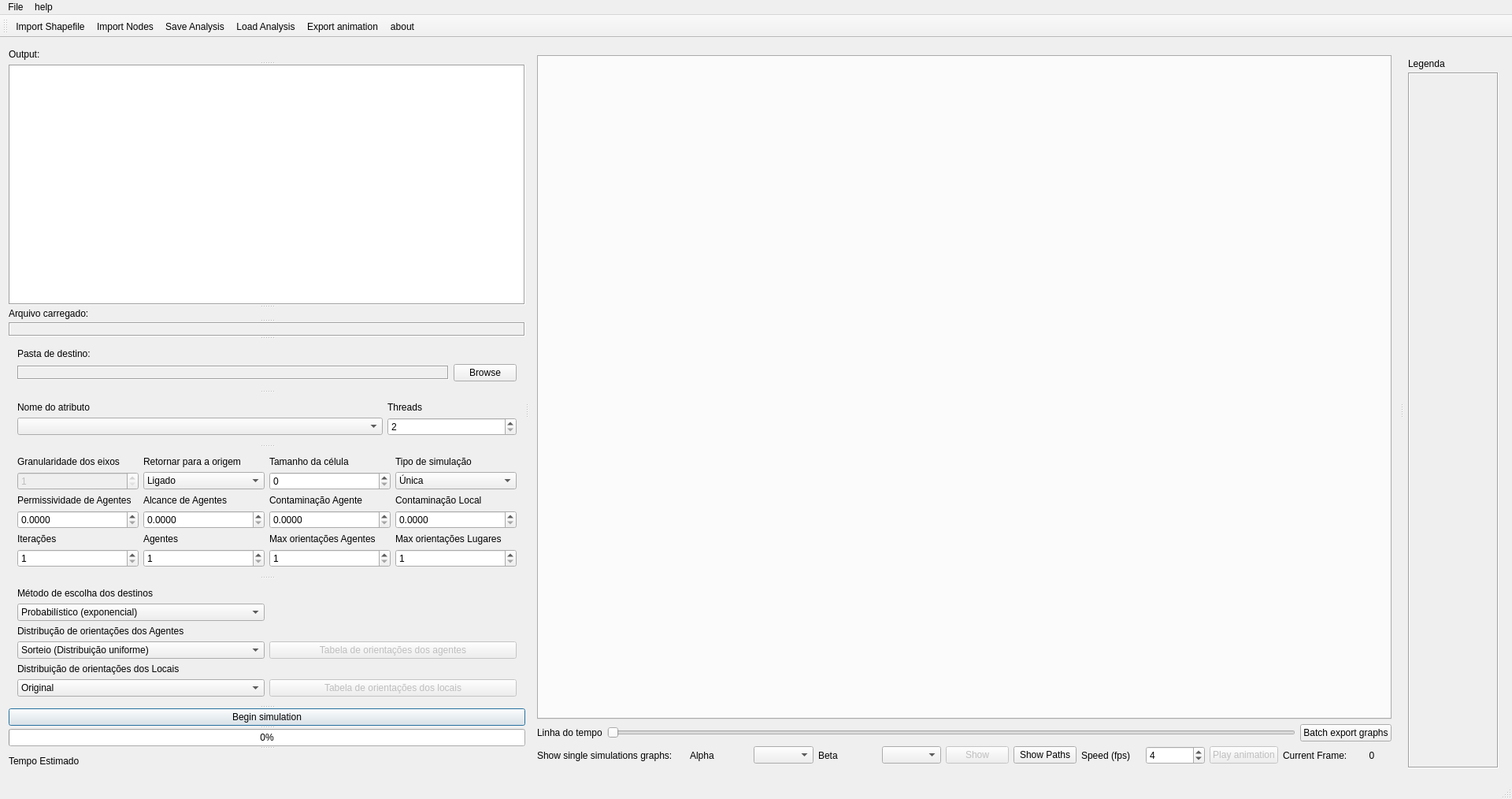
<?xml version="1.0" encoding="UTF-8"?>
<ui version="4.0">
 <class>URBAN_ABM_QTClass</class>
 <widget class="QMainWindow" name="URBAN_ABM_QTClass">
  <property name="geometry">
   <rect>
    <x>0</x>
    <y>0</y>
    <width>1920</width>
    <height>1014</height>
   </rect>
  </property>
  <property name="sizePolicy">
   <sizepolicy hsizetype="MinimumExpanding" vsizetype="MinimumExpanding">
    <horstretch>100</horstretch>
    <verstretch>100</verstretch>
   </sizepolicy>
  </property>
  <property name="minimumSize">
   <size>
    <width>1002</width>
    <height>625</height>
   </size>
  </property>
  <property name="windowTitle">
   <string>ABM Urban Simulation Tool</string>
  </property>
  <property name="iconSize">
   <size>
    <width>96</width>
    <height>96</height>
   </size>
  </property>
  <widget class="QWidget" name="centralWidget">
   <property name="sizePolicy">
    <sizepolicy hsizetype="MinimumExpanding" vsizetype="MinimumExpanding">
     <horstretch>100</horstretch>
     <verstretch>100</verstretch>
    </sizepolicy>
   </property>
   <property name="minimumSize">
    <size>
     <width>1002</width>
     <height>625</height>
    </size>
   </property>
   <property name="sizeIncrement">
    <size>
     <width>1000</width>
     <height>1000</height>
    </size>
   </property>
   <layout class="QGridLayout" name="gridLayout_4">
    <item row="0" column="0">
     <widget class="QSplitter" name="splitter_2">
      <property name="sizePolicy">
       <sizepolicy hsizetype="Expanding" vsizetype="Expanding">
        <horstretch>100</horstretch>
        <verstretch>100</verstretch>
       </sizepolicy>
      </property>
      <property name="sizeIncrement">
       <size>
        <width>1</width>
        <height>1</height>
       </size>
      </property>
      <property name="orientation">
       <enum>Qt::Orientation::Horizontal</enum>
      </property>
      <widget class="QSplitter" name="splitter">
       <property name="enabled">
        <bool>true</bool>
       </property>
       <property name="sizePolicy">
        <sizepolicy hsizetype="Expanding" vsizetype="Expanding">
         <horstretch>0</horstretch>
         <verstretch>0</verstretch>
        </sizepolicy>
       </property>
       <property name="orientation">
        <enum>Qt::Orientation::Vertical</enum>
       </property>
       <widget class="QLabel" name="label_18">
        <property name="sizePolicy">
         <sizepolicy hsizetype="Minimum" vsizetype="Preferred">
          <horstretch>0</horstretch>
          <verstretch>0</verstretch>
         </sizepolicy>
        </property>
        <property name="minimumSize">
         <size>
          <width>0</width>
          <height>19</height>
         </size>
        </property>
        <property name="text">
         <string>Output:</string>
        </property>
       </widget>
       <widget class="QTextEdit" name="textEdit">
        <property name="sizePolicy">
         <sizepolicy hsizetype="Minimum" vsizetype="Expanding">
          <horstretch>100</horstretch>
          <verstretch>100</verstretch>
         </sizepolicy>
        </property>
        <property name="minimumSize">
         <size>
          <width>0</width>
          <height>0</height>
         </size>
        </property>
        <property name="frameShape">
         <enum>QFrame::Shape::Box</enum>
        </property>
       </widget>
       <widget class="QLabel" name="label_28">
        <property name="text">
         <string>Arquivo carregado:</string>
        </property>
       </widget>
       <widget class="QLabel" name="label_15">
        <property name="sizePolicy">
         <sizepolicy hsizetype="Minimum" vsizetype="Preferred">
          <horstretch>0</horstretch>
          <verstretch>0</verstretch>
         </sizepolicy>
        </property>
        <property name="frameShape">
         <enum>QFrame::Shape::Box</enum>
        </property>
        <property name="frameShadow">
         <enum>QFrame::Shadow::Sunken</enum>
        </property>
        <property name="text">
         <string/>
        </property>
       </widget>
       <widget class="QWidget" name="gridLayoutWidget">
        <layout class="QGridLayout" name="gridLayout_3" rowstretch="1,0" columnstretch="1,0">
         <property name="sizeConstraint">
          <enum>QLayout::SizeConstraint::SetDefaultConstraint</enum>
         </property>
         <item row="1" column="0">
          <widget class="QLabel" name="label_17">
           <property name="sizePolicy">
            <sizepolicy hsizetype="Expanding" vsizetype="Maximum">
             <horstretch>0</horstretch>
             <verstretch>0</verstretch>
            </sizepolicy>
           </property>
           <property name="maximumSize">
            <size>
             <width>800</width>
             <height>18</height>
            </size>
           </property>
           <property name="autoFillBackground">
            <bool>false</bool>
           </property>
           <property name="frameShape">
            <enum>QFrame::Shape::Box</enum>
           </property>
           <property name="frameShadow">
            <enum>QFrame::Shadow::Sunken</enum>
           </property>
           <property name="text">
            <string/>
           </property>
          </widget>
         </item>
         <item row="1" column="1">
          <widget class="QPushButton" name="pushButton_2">
           <property name="sizePolicy">
            <sizepolicy hsizetype="Fixed" vsizetype="Maximum">
             <horstretch>0</horstretch>
             <verstretch>0</verstretch>
            </sizepolicy>
           </property>
           <property name="maximumSize">
            <size>
             <width>16777215</width>
             <height>30</height>
            </size>
           </property>
           <property name="text">
            <string>Browse</string>
           </property>
          </widget>
         </item>
         <item row="0" column="0">
          <widget class="QLabel" name="label_14">
           <property name="sizePolicy">
            <sizepolicy hsizetype="Expanding" vsizetype="Maximum">
             <horstretch>0</horstretch>
             <verstretch>0</verstretch>
            </sizepolicy>
           </property>
           <property name="maximumSize">
            <size>
             <width>16777215</width>
             <height>18</height>
            </size>
           </property>
           <property name="text">
            <string>Pasta de destino:</string>
           </property>
          </widget>
         </item>
        </layout>
       </widget>
       <widget class="QWidget" name="gridLayoutWidget_3">
        <layout class="QGridLayout" name="gridLayout_17">
         <item row="1" column="0">
          <widget class="QComboBox" name="comboBox_2">
           <property name="sizePolicy">
            <sizepolicy hsizetype="Minimum" vsizetype="Maximum">
             <horstretch>0</horstretch>
             <verstretch>0</verstretch>
            </sizepolicy>
           </property>
           <property name="editable">
            <bool>false</bool>
           </property>
           <property name="currentText">
            <string/>
           </property>
           <property name="duplicatesEnabled">
            <bool>false</bool>
           </property>
           <property name="modelColumn">
            <number>2</number>
           </property>
          </widget>
         </item>
         <item row="0" column="0">
          <widget class="QLabel" name="label_11">
           <property name="sizePolicy">
            <sizepolicy hsizetype="Minimum" vsizetype="Maximum">
             <horstretch>0</horstretch>
             <verstretch>0</verstretch>
            </sizepolicy>
           </property>
           <property name="maximumSize">
            <size>
             <width>16777215</width>
             <height>18</height>
            </size>
           </property>
           <property name="text">
            <string>Nome do atributo</string>
           </property>
          </widget>
         </item>
         <item row="0" column="1">
          <widget class="QLabel" name="label_31">
           <property name="text">
            <string>Threads</string>
           </property>
          </widget>
         </item>
         <item row="1" column="1">
          <widget class="MouseOnlySpinBox" name="spinBox_9">
           <property name="maximumSize">
            <size>
             <width>164</width>
             <height>16777215</height>
            </size>
           </property>
           <property name="readOnly">
            <bool>false</bool>
           </property>
           <property name="keyboardTracking">
            <bool>false</bool>
           </property>
           <property name="minimum">
            <number>2</number>
           </property>
           <property name="maximum">
            <number>64</number>
           </property>
           <property name="singleStep">
            <number>2</number>
           </property>
          </widget>
         </item>
        </layout>
       </widget>
       <widget class="QWidget" name="layoutWidget">
        <layout class="QGridLayout" name="gridLayout" rowstretch="0,0,0,0,0,0,0,0,0,0,0" columnstretch="0,0,0,0">
         <property name="sizeConstraint">
          <enum>QLayout::SizeConstraint::SetNoConstraint</enum>
         </property>
         <item row="7" column="2">
          <widget class="QLabel" name="label_3">
           <property name="sizePolicy">
            <sizepolicy hsizetype="Minimum" vsizetype="Maximum">
             <horstretch>0</horstretch>
             <verstretch>0</verstretch>
            </sizepolicy>
           </property>
           <property name="maximumSize">
            <size>
             <width>16777215</width>
             <height>18</height>
            </size>
           </property>
           <property name="text">
            <string>Contaminação Agente</string>
           </property>
          </widget>
         </item>
         <item row="8" column="0">
          <widget class="QDoubleSpinBox" name="doubleSpinBox">
           <property name="sizePolicy">
            <sizepolicy hsizetype="Minimum" vsizetype="Maximum">
             <horstretch>0</horstretch>
             <verstretch>0</verstretch>
            </sizepolicy>
           </property>
           <property name="decimals">
            <number>4</number>
           </property>
           <property name="singleStep">
            <double>0.100000000000000</double>
           </property>
          </widget>
         </item>
         <item row="9" column="0">
          <widget class="QLabel" name="label_5">
           <property name="sizePolicy">
            <sizepolicy hsizetype="Minimum" vsizetype="Maximum">
             <horstretch>0</horstretch>
             <verstretch>0</verstretch>
            </sizepolicy>
           </property>
           <property name="maximumSize">
            <size>
             <width>16777215</width>
             <height>18</height>
            </size>
           </property>
           <property name="text">
            <string>Iterações</string>
           </property>
          </widget>
         </item>
         <item row="5" column="1">
          <widget class="QLabel" name="label_7">
           <property name="sizePolicy">
            <sizepolicy hsizetype="Minimum" vsizetype="Maximum">
             <horstretch>0</horstretch>
             <verstretch>0</verstretch>
            </sizepolicy>
           </property>
           <property name="maximumSize">
            <size>
             <width>16777215</width>
             <height>18</height>
            </size>
           </property>
           <property name="text">
            <string>Retornar para a origem</string>
           </property>
          </widget>
         </item>
         <item row="6" column="0">
          <widget class="QSpinBox" name="spinBox_5">
           <property name="enabled">
            <bool>false</bool>
           </property>
           <property name="sizePolicy">
            <sizepolicy hsizetype="Minimum" vsizetype="Maximum">
             <horstretch>0</horstretch>
             <verstretch>0</verstretch>
            </sizepolicy>
           </property>
           <property name="maximumSize">
            <size>
             <width>16777215</width>
             <height>30</height>
            </size>
           </property>
           <property name="minimum">
            <number>1</number>
           </property>
          </widget>
         </item>
         <item row="6" column="1">
          <widget class="QComboBox" name="comboBox_5">
           <property name="enabled">
            <bool>true</bool>
           </property>
           <property name="editable">
            <bool>false</bool>
           </property>
           <property name="currentText">
            <string>Ligado</string>
           </property>
           <item>
            <property name="text">
             <string>Ligado</string>
            </property>
           </item>
           <item>
            <property name="text">
             <string>Desligado</string>
            </property>
           </item>
          </widget>
         </item>
         <item row="7" column="0">
          <widget class="QLabel" name="label">
           <property name="sizePolicy">
            <sizepolicy hsizetype="Minimum" vsizetype="Maximum">
             <horstretch>0</horstretch>
             <verstretch>0</verstretch>
            </sizepolicy>
           </property>
           <property name="maximumSize">
            <size>
             <width>16777215</width>
             <height>18</height>
            </size>
           </property>
           <property name="text">
            <string>Permissividade de Agentes</string>
           </property>
          </widget>
         </item>
         <item row="8" column="2">
          <widget class="QDoubleSpinBox" name="doubleSpinBox_3">
           <property name="sizePolicy">
            <sizepolicy hsizetype="Minimum" vsizetype="Maximum">
             <horstretch>0</horstretch>
             <verstretch>0</verstretch>
            </sizepolicy>
           </property>
           <property name="decimals">
            <number>4</number>
           </property>
           <property name="singleStep">
            <double>0.100000000000000</double>
           </property>
          </widget>
         </item>
         <item row="7" column="1">
          <widget class="QLabel" name="label_2">
           <property name="sizePolicy">
            <sizepolicy hsizetype="Minimum" vsizetype="Maximum">
             <horstretch>0</horstretch>
             <verstretch>0</verstretch>
            </sizepolicy>
           </property>
           <property name="maximumSize">
            <size>
             <width>16777215</width>
             <height>18</height>
            </size>
           </property>
           <property name="text">
            <string>Alcance de Agentes</string>
           </property>
          </widget>
         </item>
         <item row="9" column="2">
          <widget class="QLabel" name="label_27">
           <property name="text">
            <string>Max orientações Agentes</string>
           </property>
          </widget>
         </item>
         <item row="8" column="3">
          <widget class="QDoubleSpinBox" name="doubleSpinBox_4">
           <property name="sizePolicy">
            <sizepolicy hsizetype="Minimum" vsizetype="Maximum">
             <horstretch>0</horstretch>
             <verstretch>0</verstretch>
            </sizepolicy>
           </property>
           <property name="decimals">
            <number>4</number>
           </property>
           <property name="singleStep">
            <double>0.100000000000000</double>
           </property>
          </widget>
         </item>
         <item row="10" column="3">
          <widget class="QSpinBox" name="spinBox_3">
           <property name="minimum">
            <number>1</number>
           </property>
           <property name="maximum">
            <number>100000</number>
           </property>
          </widget>
         </item>
         <item row="7" column="3">
          <widget class="QLabel" name="label_4">
           <property name="sizePolicy">
            <sizepolicy hsizetype="Minimum" vsizetype="Maximum">
             <horstretch>0</horstretch>
             <verstretch>0</verstretch>
            </sizepolicy>
           </property>
           <property name="maximumSize">
            <size>
             <width>16777215</width>
             <height>18</height>
            </size>
           </property>
           <property name="text">
            <string>Contaminação Local</string>
           </property>
          </widget>
         </item>
         <item row="5" column="2">
          <widget class="QLabel" name="label_12">
           <property name="sizePolicy">
            <sizepolicy hsizetype="Minimum" vsizetype="Maximum">
             <horstretch>0</horstretch>
             <verstretch>0</verstretch>
            </sizepolicy>
           </property>
           <property name="maximumSize">
            <size>
             <width>16777215</width>
             <height>18</height>
            </size>
           </property>
           <property name="text">
            <string>Tamanho da célula</string>
           </property>
          </widget>
         </item>
         <item row="9" column="1">
          <widget class="QLabel" name="label_6">
           <property name="sizePolicy">
            <sizepolicy hsizetype="Minimum" vsizetype="Maximum">
             <horstretch>0</horstretch>
             <verstretch>0</verstretch>
            </sizepolicy>
           </property>
           <property name="maximumSize">
            <size>
             <width>16777215</width>
             <height>18</height>
            </size>
           </property>
           <property name="text">
            <string>Agentes</string>
           </property>
          </widget>
         </item>
         <item row="6" column="2">
          <widget class="QSpinBox" name="spinBox_6">
           <property name="sizePolicy">
            <sizepolicy hsizetype="Minimum" vsizetype="Maximum">
             <horstretch>0</horstretch>
             <verstretch>0</verstretch>
            </sizepolicy>
           </property>
           <property name="maximumSize">
            <size>
             <width>16777215</width>
             <height>30</height>
            </size>
           </property>
           <property name="maximum">
            <number>10000</number>
           </property>
          </widget>
         </item>
         <item row="10" column="0">
          <widget class="QSpinBox" name="spinBox">
           <property name="sizePolicy">
            <sizepolicy hsizetype="Minimum" vsizetype="Maximum">
             <horstretch>0</horstretch>
             <verstretch>0</verstretch>
            </sizepolicy>
           </property>
           <property name="maximumSize">
            <size>
             <width>16777215</width>
             <height>30</height>
            </size>
           </property>
           <property name="minimum">
            <number>1</number>
           </property>
           <property name="maximum">
            <number>10000</number>
           </property>
          </widget>
         </item>
         <item row="10" column="1">
          <widget class="QSpinBox" name="spinBox_2">
           <property name="sizePolicy">
            <sizepolicy hsizetype="Minimum" vsizetype="Maximum">
             <horstretch>0</horstretch>
             <verstretch>0</verstretch>
            </sizepolicy>
           </property>
           <property name="maximumSize">
            <size>
             <width>16777215</width>
             <height>30</height>
            </size>
           </property>
           <property name="minimum">
            <number>1</number>
           </property>
           <property name="maximum">
            <number>10000</number>
           </property>
          </widget>
         </item>
         <item row="6" column="3">
          <widget class="QComboBox" name="comboBox">
           <property name="sizePolicy">
            <sizepolicy hsizetype="Minimum" vsizetype="Maximum">
             <horstretch>0</horstretch>
             <verstretch>0</verstretch>
            </sizepolicy>
           </property>
           <property name="currentIndex">
            <number>0</number>
           </property>
           <item>
            <property name="text">
             <string>Única</string>
            </property>
           </item>
           <item>
            <property name="text">
             <string>Múltipla</string>
            </property>
           </item>
          </widget>
         </item>
         <item row="5" column="3">
          <widget class="QLabel" name="label_9">
           <property name="sizePolicy">
            <sizepolicy hsizetype="Minimum" vsizetype="Maximum">
             <horstretch>0</horstretch>
             <verstretch>0</verstretch>
            </sizepolicy>
           </property>
           <property name="maximumSize">
            <size>
             <width>16777215</width>
             <height>18</height>
            </size>
           </property>
           <property name="text">
            <string>Tipo de simulação</string>
           </property>
          </widget>
         </item>
         <item row="9" column="3">
          <widget class="QLabel" name="label_29">
           <property name="text">
            <string>Max orientações Lugares</string>
           </property>
          </widget>
         </item>
         <item row="5" column="0">
          <widget class="QLabel" name="label_16">
           <property name="sizePolicy">
            <sizepolicy hsizetype="Minimum" vsizetype="Maximum">
             <horstretch>0</horstretch>
             <verstretch>0</verstretch>
            </sizepolicy>
           </property>
           <property name="maximumSize">
            <size>
             <width>16777215</width>
             <height>18</height>
            </size>
           </property>
           <property name="text">
            <string>Granularidade dos eixos</string>
           </property>
          </widget>
         </item>
         <item row="10" column="2">
          <widget class="QSpinBox" name="spinBox_4">
           <property name="minimum">
            <number>1</number>
           </property>
           <property name="maximum">
            <number>100000</number>
           </property>
          </widget>
         </item>
         <item row="8" column="1">
          <widget class="QDoubleSpinBox" name="doubleSpinBox_2">
           <property name="sizePolicy">
            <sizepolicy hsizetype="Minimum" vsizetype="Maximum">
             <horstretch>0</horstretch>
             <verstretch>0</verstretch>
            </sizepolicy>
           </property>
           <property name="decimals">
            <number>4</number>
           </property>
           <property name="singleStep">
            <double>0.100000000000000</double>
           </property>
          </widget>
         </item>
        </layout>
       </widget>
       <widget class="QWidget" name="gridLayoutWidget_2">
        <layout class="QGridLayout" name="gridLayout_5">
         <item row="2" column="0">
          <widget class="QLabel" name="label_30">
           <property name="text">
            <string>Distribução de orientações dos Agentes</string>
           </property>
          </widget>
         </item>
         <item row="4" column="0">
          <widget class="QLabel" name="label_8">
           <property name="sizePolicy">
            <sizepolicy hsizetype="Minimum" vsizetype="Maximum">
             <horstretch>0</horstretch>
             <verstretch>0</verstretch>
            </sizepolicy>
           </property>
           <property name="maximumSize">
            <size>
             <width>16777215</width>
             <height>18</height>
            </size>
           </property>
           <property name="text">
            <string>Distribuição de orientações dos Locais</string>
           </property>
          </widget>
         </item>
         <item row="3" column="0">
          <widget class="QComboBox" name="comboBox_7">
           <item>
            <property name="text">
             <string>Sorteio (Distribuição uniforme)</string>
            </property>
           </item>
           <item>
            <property name="text">
             <string>Sorteio (Distribuição aleatória)</string>
            </property>
           </item>
           <item>
            <property name="text">
             <string>Manual</string>
            </property>
           </item>
          </widget>
         </item>
         <item row="1" column="0">
          <widget class="QComboBox" name="comboBox_8">
           <item>
            <property name="text">
             <string>Probabilístico (exponencial)</string>
            </property>
           </item>
           <item>
            <property name="text">
             <string>Probabilístico (linear)</string>
            </property>
           </item>
           <item>
            <property name="text">
             <string>Probabilístico (Gravitaticional)</string>
            </property>
           </item>
           <item>
            <property name="text">
             <string>Determinístico</string>
            </property>
           </item>
          </widget>
         </item>
         <item row="0" column="0">
          <widget class="QLabel" name="label_32">
           <property name="text">
            <string>Método de escolha dos destinos</string>
           </property>
          </widget>
         </item>
         <item row="5" column="0">
          <widget class="QComboBox" name="comboBox_6">
           <item>
            <property name="text">
             <string>Original</string>
            </property>
           </item>
           <item>
            <property name="text">
             <string>Sorteio (Distribuição aleatoria)</string>
            </property>
           </item>
           <item>
            <property name="text">
             <string>Sorteio (Distribuição uniforme)</string>
            </property>
           </item>
           <item>
            <property name="text">
             <string>Manual</string>
            </property>
           </item>
           <item>
            <property name="text">
             <string>Schelling's model of segregation</string>
            </property>
           </item>
          </widget>
         </item>
         <item row="3" column="1">
          <layout class="QGridLayout" name="gridLayout_6">
           <item row="0" column="0">
            <widget class="QPushButton" name="pushButton_6">
             <property name="enabled">
              <bool>false</bool>
             </property>
             <property name="minimumSize">
              <size>
               <width>300</width>
               <height>0</height>
              </size>
             </property>
             <property name="text">
              <string>Tabela de orientações dos agentes</string>
             </property>
             <property name="icon">
              <iconset>
               <normaloff>Table.png</normaloff>Table.png</iconset>
             </property>
            </widget>
           </item>
          </layout>
         </item>
         <item row="5" column="1">
          <layout class="QGridLayout" name="gridLayout_8">
           <item row="0" column="0">
            <widget class="QPushButton" name="pushButton_7">
             <property name="enabled">
              <bool>false</bool>
             </property>
             <property name="minimumSize">
              <size>
               <width>300</width>
               <height>0</height>
              </size>
             </property>
             <property name="text">
              <string>Tabela de orientações dos locais</string>
             </property>
             <property name="icon">
              <iconset>
               <normaloff>Table.png</normaloff>Table.png</iconset>
             </property>
            </widget>
           </item>
          </layout>
         </item>
        </layout>
       </widget>
       <widget class="QPushButton" name="pushButton">
        <property name="sizePolicy">
         <sizepolicy hsizetype="Minimum" vsizetype="MinimumExpanding">
          <horstretch>100</horstretch>
          <verstretch>0</verstretch>
         </sizepolicy>
        </property>
        <property name="text">
         <string>Begin simulation</string>
        </property>
        <property name="default">
         <bool>true</bool>
        </property>
       </widget>
       <widget class="QProgressBar" name="progressBar">
        <property name="sizePolicy">
         <sizepolicy hsizetype="Expanding" vsizetype="Fixed">
          <horstretch>100</horstretch>
          <verstretch>0</verstretch>
         </sizepolicy>
        </property>
        <property name="value">
         <number>0</number>
        </property>
       </widget>
       <widget class="QLabel" name="label_26">
        <property name="sizePolicy">
         <sizepolicy hsizetype="Preferred" vsizetype="Fixed">
          <horstretch>0</horstretch>
          <verstretch>0</verstretch>
         </sizepolicy>
        </property>
        <property name="minimumSize">
         <size>
          <width>0</width>
          <height>30</height>
         </size>
        </property>
        <property name="text">
         <string>Tempo Estimado</string>
        </property>
       </widget>
      </widget>
      <widget class="QWidget" name="layoutWidget">
       <layout class="QVBoxLayout" name="verticalLayout_5" stretch="0,0,0">
        <item>
         <widget class="QTabWidget" name="tabWidget">
          <property name="enabled">
           <bool>true</bool>
          </property>
          <property name="sizePolicy">
           <sizepolicy hsizetype="Expanding" vsizetype="Expanding">
            <horstretch>100</horstretch>
            <verstretch>100</verstretch>
           </sizepolicy>
          </property>
          <property name="minimumSize">
           <size>
            <width>100</width>
            <height>0</height>
           </size>
          </property>
          <property name="maximumSize">
           <size>
            <width>16777215</width>
            <height>16777215</height>
           </size>
          </property>
          <property name="currentIndex">
           <number>-1</number>
          </property>
          <property name="documentMode">
           <bool>false</bool>
          </property>
          <property name="tabsClosable">
           <bool>true</bool>
          </property>
          <property name="movable">
           <bool>true</bool>
          </property>
         </widget>
        </item>
        <item>
         <layout class="QGridLayout" name="gridLayout_7">
          <item row="0" column="1">
           <widget class="QSlider" name="horizontalSlider">
            <property name="enabled">
             <bool>false</bool>
            </property>
            <property name="sizePolicy">
             <sizepolicy hsizetype="MinimumExpanding" vsizetype="Fixed">
              <horstretch>0</horstretch>
              <verstretch>0</verstretch>
             </sizepolicy>
            </property>
            <property name="maximum">
             <number>100000</number>
            </property>
            <property name="sliderPosition">
             <number>0</number>
            </property>
            <property name="orientation">
             <enum>Qt::Orientation::Horizontal</enum>
            </property>
           </widget>
          </item>
          <item row="0" column="0">
           <widget class="QLabel" name="label_33">
            <property name="text">
             <string>Linha do tempo</string>
            </property>
           </widget>
          </item>
          <item row="0" column="2">
           <widget class="QPushButton" name="pushButton_8">
            <property name="text">
             <string>Batch export graphs</string>
            </property>
           </widget>
          </item>
         </layout>
        </item>
        <item>
         <layout class="QGridLayout" name="gridLayout_2">
          <item row="2" column="12">
           <widget class="QLabel" name="label_22">
            <property name="sizePolicy">
             <sizepolicy hsizetype="Fixed" vsizetype="Preferred">
              <horstretch>0</horstretch>
              <verstretch>0</verstretch>
             </sizepolicy>
            </property>
            <property name="minimumSize">
             <size>
              <width>50</width>
              <height>0</height>
             </size>
            </property>
            <property name="text">
             <string>0</string>
            </property>
            <property name="alignment">
             <set>Qt::AlignmentFlag::AlignCenter</set>
            </property>
           </widget>
          </item>
          <item row="2" column="11">
           <widget class="QLabel" name="label_23">
            <property name="text">
             <string>Current Frame:</string>
            </property>
           </widget>
          </item>
          <item row="2" column="10">
           <widget class="QPushButton" name="pushButton_4">
            <property name="enabled">
             <bool>false</bool>
            </property>
            <property name="text">
             <string>Play animation</string>
            </property>
           </widget>
          </item>
          <item row="2" column="2">
           <widget class="QComboBox" name="comboBox_3">
            <property name="editable">
             <bool>false</bool>
            </property>
            <property name="currentText">
             <string/>
            </property>
            <property name="currentIndex">
             <number>-1</number>
            </property>
           </widget>
          </item>
          <item row="2" column="5">
           <widget class="QPushButton" name="pushButton_3">
            <property name="enabled">
             <bool>false</bool>
            </property>
            <property name="text">
             <string>Show</string>
            </property>
           </widget>
          </item>
          <item row="2" column="4">
           <widget class="QComboBox" name="comboBox_4"/>
          </item>
          <item row="2" column="8">
           <widget class="QLabel" name="label_24">
            <property name="text">
             <string>Speed (fps)</string>
            </property>
           </widget>
          </item>
          <item row="2" column="6">
           <widget class="QPushButton" name="pushButton_5">
            <property name="text">
             <string>Show Paths</string>
            </property>
           </widget>
          </item>
          <item row="2" column="0">
           <widget class="QLabel" name="label_21">
            <property name="text">
             <string>Show single simulations graphs:     </string>
            </property>
           </widget>
          </item>
          <item row="2" column="1">
           <widget class="QLabel" name="label_19">
            <property name="text">
             <string>Alpha</string>
            </property>
           </widget>
          </item>
          <item row="2" column="3">
           <widget class="QLabel" name="label_20">
            <property name="text">
             <string>Beta</string>
            </property>
           </widget>
          </item>
          <item row="2" column="9">
           <widget class="QSpinBox" name="spinBox_8">
            <property name="sizePolicy">
             <sizepolicy hsizetype="Preferred" vsizetype="Fixed">
              <horstretch>0</horstretch>
              <verstretch>0</verstretch>
             </sizepolicy>
            </property>
            <property name="minimumSize">
             <size>
              <width>60</width>
              <height>0</height>
             </size>
            </property>
            <property name="minimum">
             <number>1</number>
            </property>
            <property name="maximum">
             <number>120</number>
            </property>
            <property name="value">
             <number>4</number>
            </property>
           </widget>
          </item>
         </layout>
        </item>
       </layout>
      </widget>
      <widget class="QWidget" name="layoutWidget">
       <layout class="QVBoxLayout" name="verticalLayout" stretch="0,0">
        <property name="spacing">
         <number>0</number>
        </property>
        <property name="leftMargin">
         <number>6</number>
        </property>
        <property name="rightMargin">
         <number>6</number>
        </property>
        <property name="bottomMargin">
         <number>6</number>
        </property>
        <item>
         <widget class="QLabel" name="label_25">
          <property name="sizePolicy">
           <sizepolicy hsizetype="Expanding" vsizetype="Expanding">
            <horstretch>0</horstretch>
            <verstretch>0</verstretch>
           </sizepolicy>
          </property>
          <property name="minimumSize">
           <size>
            <width>100</width>
            <height>22</height>
           </size>
          </property>
          <property name="maximumSize">
           <size>
            <width>16777215</width>
            <height>22</height>
           </size>
          </property>
          <property name="frameShape">
           <enum>QFrame::Shape::NoFrame</enum>
          </property>
          <property name="frameShadow">
           <enum>QFrame::Shadow::Sunken</enum>
          </property>
          <property name="text">
           <string>Legenda</string>
          </property>
          <property name="alignment">
           <set>Qt::AlignmentFlag::AlignLeading|Qt::AlignmentFlag::AlignLeft|Qt::AlignmentFlag::AlignVCenter</set>
          </property>
         </widget>
        </item>
        <item>
         <widget class="QScrollArea" name="scrollArea">
          <property name="sizePolicy">
           <sizepolicy hsizetype="Expanding" vsizetype="Expanding">
            <horstretch>0</horstretch>
            <verstretch>0</verstretch>
           </sizepolicy>
          </property>
          <property name="mouseTracking">
           <bool>true</bool>
          </property>
          <property name="frameShape">
           <enum>QFrame::Shape::Box</enum>
          </property>
          <property name="verticalScrollBarPolicy">
           <enum>Qt::ScrollBarPolicy::ScrollBarAsNeeded</enum>
          </property>
          <property name="horizontalScrollBarPolicy">
           <enum>Qt::ScrollBarPolicy::ScrollBarAsNeeded</enum>
          </property>
          <property name="sizeAdjustPolicy">
           <enum>QAbstractScrollArea::SizeAdjustPolicy::AdjustToContents</enum>
          </property>
          <property name="widgetResizable">
           <bool>true</bool>
          </property>
          <widget class="QWidget" name="scrollAreaWidgetContents_3">
           <property name="geometry">
            <rect>
             <x>0</x>
             <y>0</y>
             <width>96</width>
             <height>878</height>
            </rect>
           </property>
           <property name="sizePolicy">
            <sizepolicy hsizetype="Expanding" vsizetype="Expanding">
             <horstretch>0</horstretch>
             <verstretch>0</verstretch>
            </sizepolicy>
           </property>
           <property name="mouseTracking">
            <bool>true</bool>
           </property>
          </widget>
         </widget>
        </item>
       </layout>
      </widget>
     </widget>
    </item>
   </layout>
  </widget>
  <widget class="QMenuBar" name="menuBar">
   <property name="geometry">
    <rect>
     <x>0</x>
     <y>0</y>
     <width>1920</width>
     <height>26</height>
    </rect>
   </property>
   <widget class="QMenu" name="menuFile">
    <property name="title">
     <string>File</string>
    </property>
    <addaction name="actionImport"/>
    <addaction name="actionLoad"/>
    <addaction name="separator"/>
    <addaction name="actionSave_Analysis"/>
    <addaction name="actionLoad_Analysis"/>
   </widget>
   <widget class="QMenu" name="menuhelp">
    <property name="title">
     <string>help</string>
    </property>
    <addaction name="actionabout"/>
   </widget>
   <addaction name="menuFile"/>
   <addaction name="menuhelp"/>
  </widget>
  <widget class="QToolBar" name="mainToolBar">
   <property name="iconSize">
    <size>
     <width>20</width>
     <height>20</height>
    </size>
   </property>
   <attribute name="toolBarArea">
    <enum>TopToolBarArea</enum>
   </attribute>
   <attribute name="toolBarBreak">
    <bool>false</bool>
   </attribute>
   <addaction name="actionImport"/>
   <addaction name="actionLoad"/>
   <addaction name="actionSave_Analysis"/>
   <addaction name="actionLoad_Analysis"/>
   <addaction name="actionExport_animation"/>
   <addaction name="actionabout"/>
  </widget>
  <widget class="QStatusBar" name="statusBar"/>
  <action name="actionImport">
   <property name="enabled">
    <bool>true</bool>
   </property>
   <property name="icon">
    <iconset theme="document-new"/>
   </property>
   <property name="text">
    <string>Import Shapefile</string>
   </property>
   <property name="autoRepeat">
    <bool>false</bool>
   </property>
  </action>
  <action name="actionLoad">
   <property name="icon">
    <iconset theme="QIcon::ThemeIcon::EditSelectAll"/>
   </property>
   <property name="text">
    <string>Import Nodes</string>
   </property>
  </action>
  <action name="actionabout">
   <property name="icon">
    <iconset theme="QIcon::ThemeIcon::HelpAbout"/>
   </property>
   <property name="text">
    <string>about</string>
   </property>
  </action>
  <action name="actionSave_Analysis">
   <property name="icon">
    <iconset theme="QIcon::ThemeIcon::DocumentSaveAs"/>
   </property>
   <property name="text">
    <string>Save Analysis</string>
   </property>
   <property name="shortcut">
    <string>Ctrl+S</string>
   </property>
  </action>
  <action name="actionLoad_Analysis">
   <property name="icon">
    <iconset theme="QIcon::ThemeIcon::DocumentOpen"/>
   </property>
   <property name="text">
    <string>Load Analysis</string>
   </property>
  </action>
  <action name="actionExport_animation">
   <property name="icon">
    <iconset theme="QIcon::ThemeIcon::MediaTape"/>
   </property>
   <property name="text">
    <string>Export animation</string>
   </property>
   <property name="menuRole">
    <enum>QAction::MenuRole::NoRole</enum>
   </property>
  </action>
 </widget>
 <layoutdefault spacing="6" margin="11"/>
 <customwidgets>
  <customwidget>
   <class>MouseOnlySpinBox</class>
   <extends>QSpinBox</extends>
   <header>MouseOnlySpinBox.h</header>
  </customwidget>
 </customwidgets>
 <resources>
  <include location="URBAN_ABM_QT.qrc"/>
 </resources>
 <connections/>
</ui>
